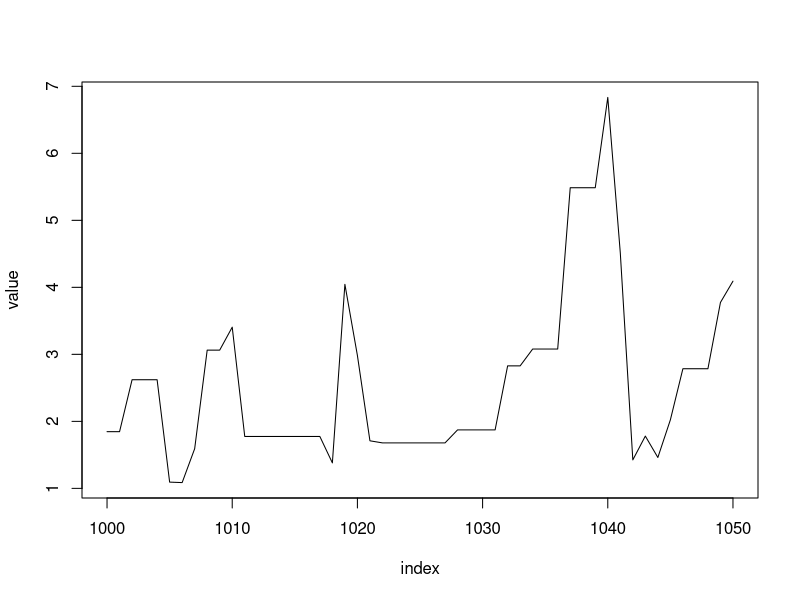
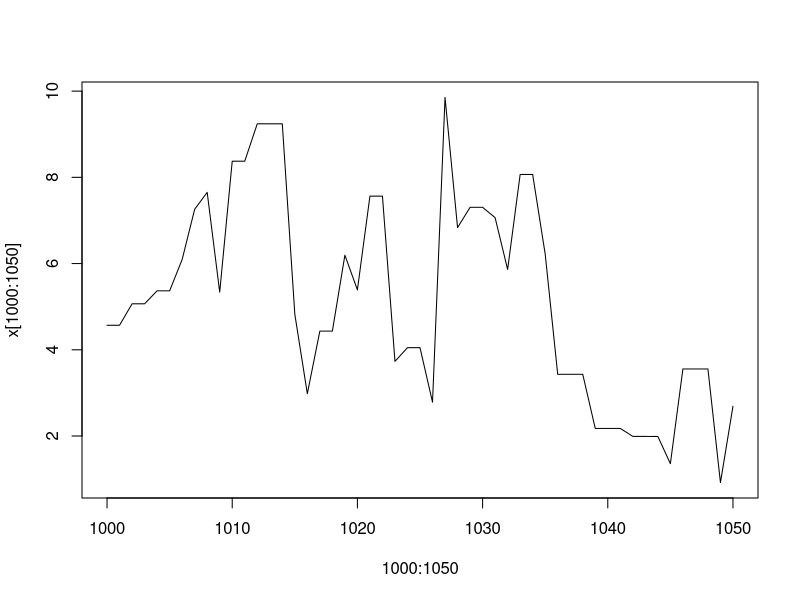

Write R code to recreate these figures, in order.
## ---- chunk 1
f = function(x, sigma) { #target function
    func = (x/sigma^2) * exp(-x^2 / (2*sigma^2))
    return (func)
}

# f <- function(x, sigma) {
#   return((x/sigma^2) * exp(-x^2/(2 * sigma^2)))
# }

m = 10000 # Length of samples
sigma = 2 # Sigma parameter (random)
u = runif(m) # Generate uniform randoms

x = vector(length=m)

x[1] = rchisq(1, df=1) # Init 1st value

k=0
for (i in 2:m) {
    xt = x[i - 1] # f(x)
    y = rchisq(1, df=xt)
    
    num = f(y, sigma) * dchisq(xt, df=y)
    den = f(xt, sigma) * dchisq(y,df=xt)
    
    alpha = num/den
    
    if (u[i] <= alpha) {
        x[i] = y
    } else {
        x[i] = xt
        k = k + 1
    }
}

k
## ---- chunk 2
# par(mfrow = c(1, 1))
plot(1000:1050, x[1000:1050], type="l", xlab="index", ylab="value")
## ---- chunk 3
m = 10000
sigma = 4

u = runif(m)

x = vector(length=m)
x[1] = rgamma(1, shape=1)
k = 0

for (i in 2:m) {
    xt = x[i - 1]
    y = rgamma(1, shape=xt)
    
    num = f(y, sigma) * dgamma(xt, shape=y)
    den = f(xt, sigma) * dgamma(y, shape=xt)
    
    alpha = num/den
    
    if (alpha >= u[i]) {
        x[i] = y
    } else {
        x[i] = xt
        k = k + 1
    }
}

# print(k)
k

## ---- chunk 4
plot(1000:1050, x[1000:1050], type="l")
